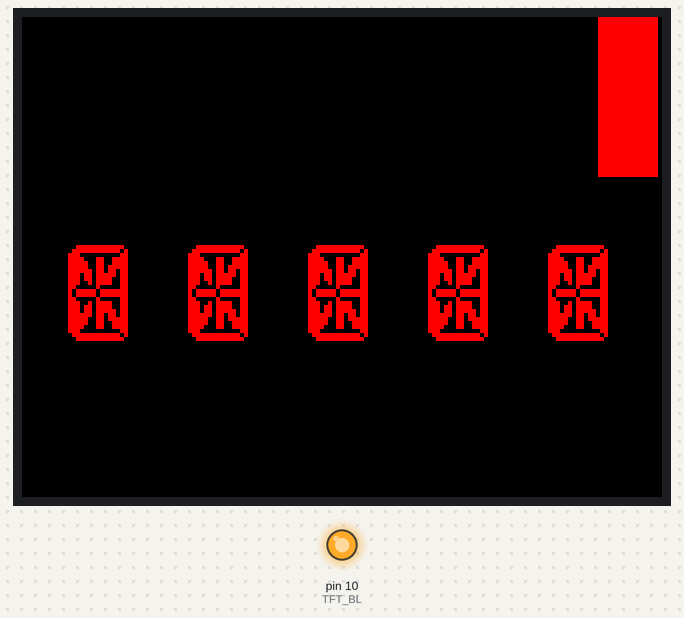
Simulated run of this sketch. Board: Arduino Uno, built with avr-gcc and run on an emulated ATmega328P. Shown: 320×240 colour display, output pins drawn as LEDs (lit = HIGH). Random numbers use the default seed unless the sketch sets one.

Above: at 1.15 s.
At 9.72 s:
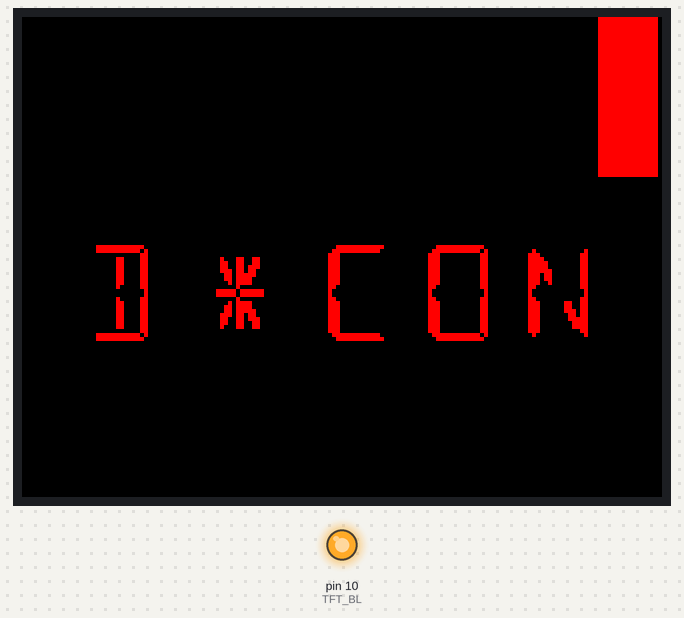
At 20.0 s:
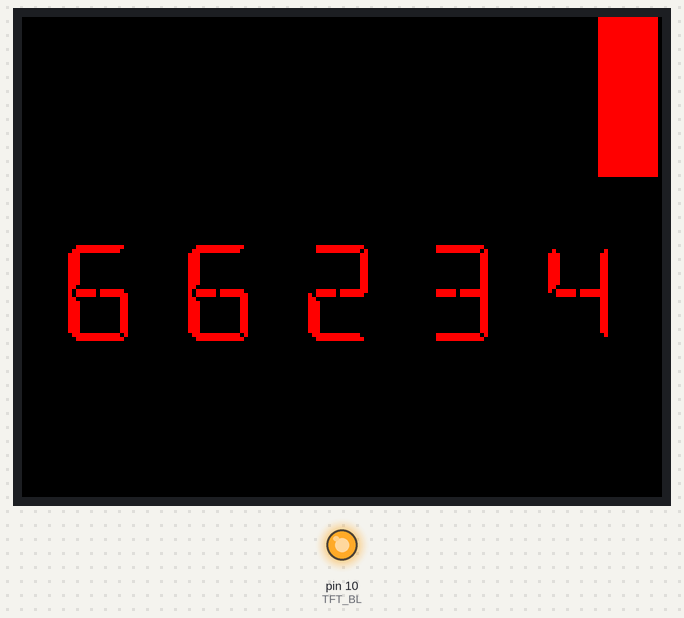
At 28.57 s:
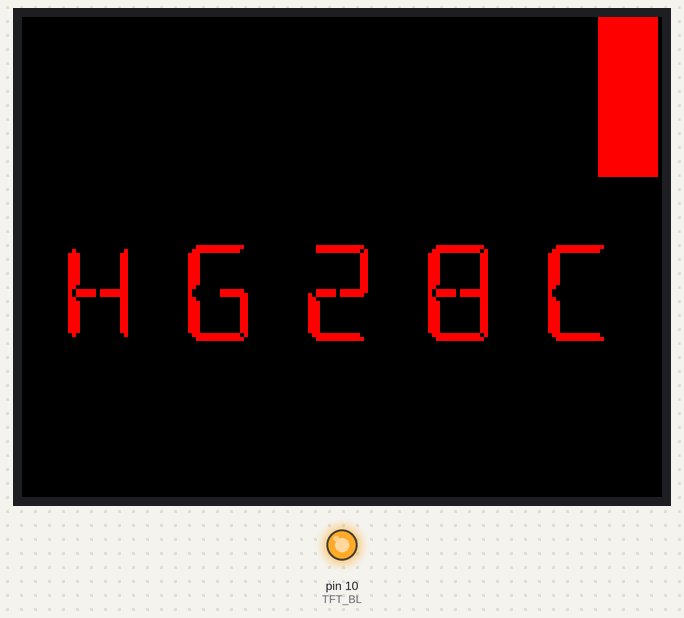
At 37.94 s:
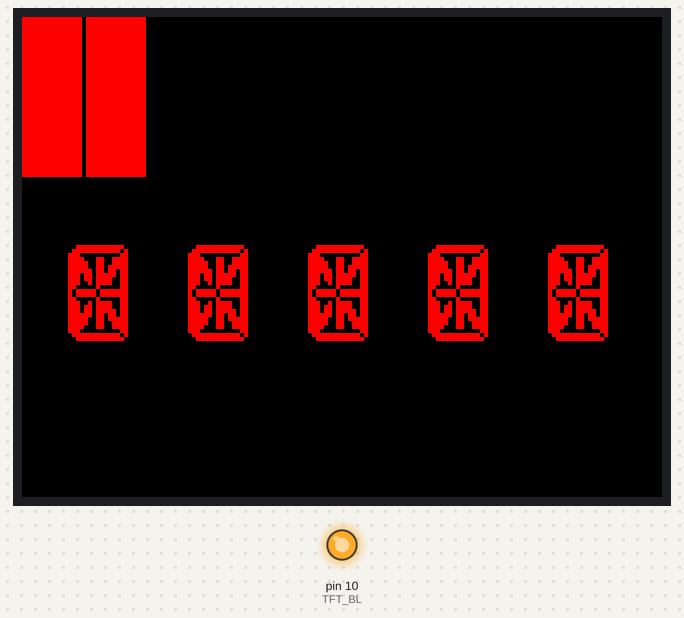
At 38.89 s:
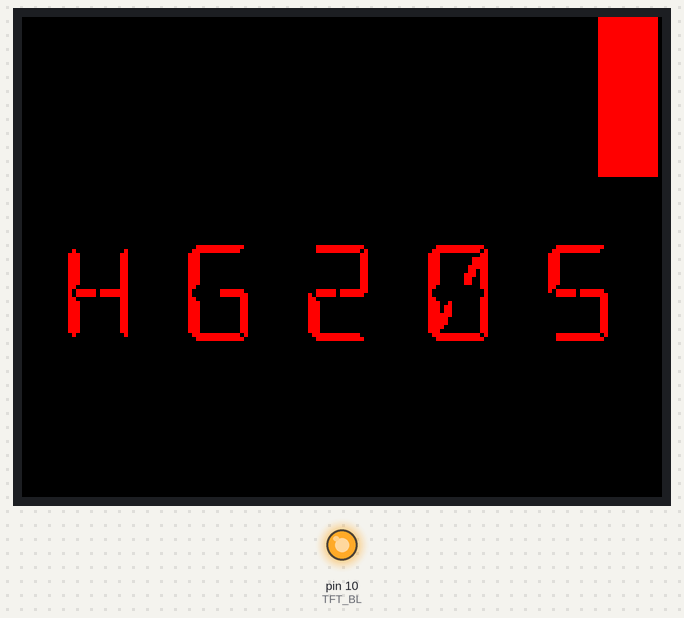

The sketch:

fett-display.ino
```cpp
// (licence header left out)
#include <stdbool.h>
#include <math.h>
#include <Adafruit_GFX.h>
#include <Adafruit_ST7789.h>
#include <SPI.h>
#include "14SegmentFont.h"

#define TFT_CS          9
#define TFT_RST         -1
#define TFT_DC          6
#define TFT_BL          10
#define TFT_WIDTH       320
#define TFT_HEIGHT      240
#define TFT_BRIGHT_PCT  100
#define BLACK           0x0000
#define RED             0xF800

static unsigned int  fsmTextIndex;
static unsigned long fsmNextChange;
Adafruit_ST7789 tft = Adafruit_ST7789(TFT_CS, TFT_DC, TFT_RST);

#define NUMSTRINGS 8
static char *STRINGS[NUMSTRINGS] = {
  "H  5  2  9  1",
  "~  ~  ~  ~  ~",
  " d  *  c o n ",
  "6  6  2  3  4",
  "H  G  2  8  C",
  "~  ~  ~  ~  ~",
  "H  G  2  0  5",
  "d  U  E  P  '",
};


void setup() {
  analogWrite(TFT_BL, (int)round(255 * (TFT_BRIGHT_PCT / (float)100)));   // Brightness as PWM value
  tft.init(TFT_HEIGHT, TFT_WIDTH);                                        // Set up TFT with correct dimensions
  tft.fillScreen(BLACK);                                                  // Black background
  tft.setRotation(3);                                                     // Screen is oriented horizontally
  fsmTextIndex  = 0;                                                      // Init FSM for text rotation
  fsmNextChange = 0;                                                      // Init FSM for text rotation
}


void loop() {
  rotateText();
  sweepDisplay();
}


void rotateText() {
  /**
   * Rotate through display of several predefined strings
   * Change strings randomly between 2 and 8 seconds
   *
   * Uses a rudimentary FSM to determine if enough time has pased
   * to warrant a rotation of the string.
   *
   * Strings defined as STRINGS, an array of size NUMSTRINGS
   */
  int nextChange = random(2000,8000);
  long now = millis();
  if(now > fsmNextChange) {
    if(fsmTextIndex == NUMSTRINGS-1){
      fsmTextIndex = 0;
    } else {
      fsmTextIndex++;
    }
    writeText(STRINGS[fsmTextIndex]);
    fsmNextChange = now + nextChange;
  }
}


void writeText(char *text) {
  /**
   * Write an arbitrary string to an emulated 14 segment display
   *
   * @param text String to display (7 chars max)
   */
  tft.setFont(&Font14Segment_Regular12pt);
  tft.setCursor(19, 160);
  tft.setTextColor(RED);
  tft.setTextSize(2);
  tft.fillRect(0, 100, TFT_WIDTH, 120, BLACK);  // Erase existing Text
  tft.print(text);
}


void sweepDisplay() {
  /**
   * Illuminate an emulated 9 bar LED bargraph in a sweep
   * from left to right to left
   */
  const int numBars = 9;
  const int groupSize = 3;
  const int delayMS = 70;

  // Sweep Left
  for(int i=0; i<numBars+groupSize; i++){
    drawBar(i, true);
    drawBar(i-groupSize, false);
    delay(delayMS);
  }

  // Sweep Right
  for(int i=numBars+groupSize; i>0; i--){
    drawBar(i-groupSize, true);
    drawBar(i, false);
    if(i>1){
      delay(delayMS);
    }
  }
}


void drawBar(int pos, bool state){
  /**
   * Draw a single "bar" of an emulated 9 bar LED bargraph
   * Turn bar on or off by position (0-8) and state (bool)
   *
   * @param pos Position of "LED" (0-8)
   * @param state On/Off state of "LED" (true/false)
   */
  const int barWidth = 30;
  const int barHeight = 80;
  const int padding = 2;
  int x = pos * (barWidth + padding);

  if(state == true) {
    tft.fillRect(x, 0, barWidth, barHeight, RED);
  } else {
    tft.fillRect(x, 0, barWidth, barHeight, BLACK);
  }
}
```

Source omitted: 4SegmentFont.h (data table, 24632 bytes)
